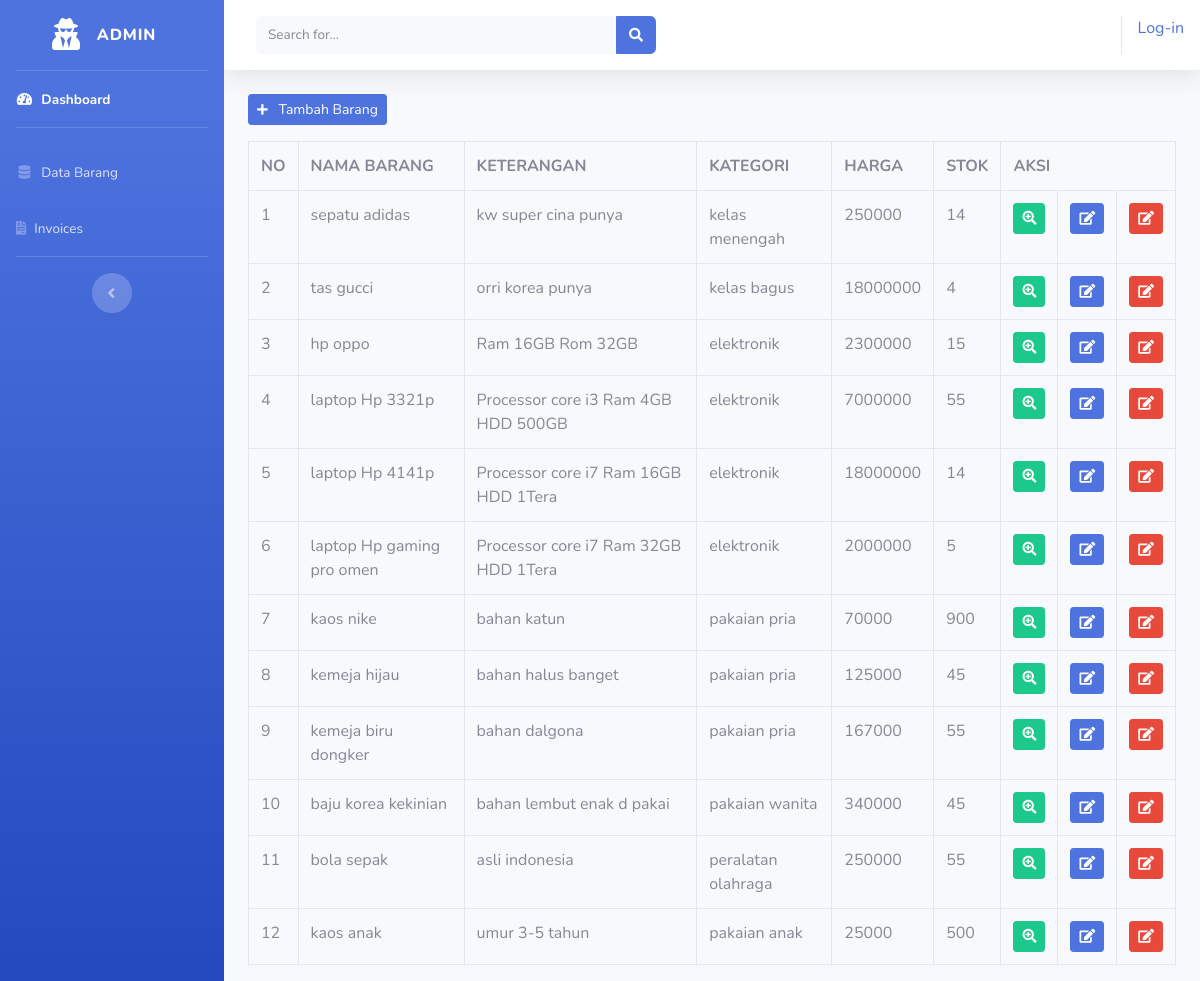
Page /index.php/admin/data_barang on the committed database.
### tables this page shows
CREATE TABLE `tb_barang` (
  `id_brg` int(11) NOT NULL,
  `nama_barang` varchar(120) NOT NULL,
  `keterangan` varchar(200) NOT NULL,
  `kategori` varchar(50) NOT NULL,
  `harga` int(11) NOT NULL,
  `stok` int(4) NOT NULL,
  `foto` varchar(1000) NOT NULL
);

### application/controllers/admin/data_barang.php (called while the page is built, shortened)
<?php
class Data_barang extends CI_Controller {
    public function index()
    {
        $data['barang']= $this->model_barang->tampil_data()->result();
        $this->load->view('templates_admin/header');
        $this->load->view('templates_admin/sidebar');
        $this->load->view('admin/data_barang', $data);
        $this->load->view('templates_admin/footer');
    }
}

### index.php (called while the page is built, shortened)
<?php
require_once BASEPATH.'core/CodeIgniter.php';

### application/models/model_barang.php (called while the page is built, shortened)
<?php
class Model_barang extends CI_Model {
    public function tampil_data()
    {
        return $this->db->get('tb_barang');
    }
}

### application/views/admin/data_barang.php (the view, shortened to what this page needs)
<div class="container-fluid">
    <button class="btn btn-sm btn-primary mb-3" data-toggle="modal" data-target="#tambah_barang" >
    <i class="fa  fa-sm fa-plus"></i>
    &nbsp; Tambah Barang</button>
    <table class="table table-bordered">
        <tr>
            <th>NO</th>
            <th>NAMA BARANG</th>
            <th>KETERANGAN</th>
            <th>KATEGORI</th>
            <th>HARGA</th>
            <th>STOK</th>
            <th colspan="3">AKSI</th>
        </tr>
        <?php
        $no=1;
        foreach($barang as $brg) : ?>
            <tr>
                <td><?php echo $no++ ?> </td>
                <td><?php echo $brg->nama_barang ?></td>
                <td><?php echo $brg->keterangan ?></td>
                <td><?php echo $brg->kategori ?></td>
                <td><?php echo $brg->harga ?></td>
                <td><?php echo $brg->stok ?></td>
                <td><div class="btn btn-success btn-sm"><i class="fas fa-search-plus"></i></div></td>
                <td><?php echo anchor('admin/data_barang/edit/' .$brg->id_brg, '<div class="btn btn-primary btn-sm"><i class="fas fa-edit"></i></div>') ?> </td>
                <td><?php echo anchor('admin/data_barang/hapus/' .$brg->id_brg, '<div class="btn btn-danger btn-sm"><i class="fas fa-edit"></i></div>') ?></td>
            </tr>
        <?php endforeach; ?>
    </table>
</div>

### rows in the picture
tb_barang: nama_barang "sepatu adidas", keterangan "kw super cina punya", kategori "kelas menengah", harga "250000", stok "14"
tb_barang: nama_barang "tas gucci", keterangan "orri korea punya", kategori "kelas bagus", harga "18000000", stok "4"
tb_barang: nama_barang "hp oppo", keterangan "Ram 16GB Rom 32GB", kategori "elektronik", harga "2300000", stok "15"
tb_barang: nama_barang "laptop Hp 3321p", keterangan "Processor core i3 Ram 4GB HDD 500GB", kategori "elektronik", harga "7000000", stok "55"
tb_barang: nama_barang "laptop Hp 4141p", keterangan "Processor core i7 Ram 16GB HDD 1Tera", kategori "elektronik", harga "18000000", stok "14"
tb_barang: nama_barang "laptop Hp gaming pro omen", keterangan "Processor core i7 Ram 32GB HDD 1Tera", kategori "elektronik", harga "2000000", stok "5"
tb_barang: nama_barang "kaos nike", keterangan "bahan katun", kategori "pakaian pria", harga "70000", stok "900"
tb_barang: nama_barang "kemeja hijau", keterangan "bahan halus banget", kategori "pakaian pria", harga "125000", stok "45"
tb_barang: nama_barang "kemeja biru dongker", keterangan "bahan dalgona", kategori "pakaian pria", harga "167000", stok "55"
tb_barang: nama_barang "baju korea kekinian", keterangan "bahan lembut enak d pakai", kategori "pakaian wanita", harga "340000", stok "45"
tb_barang: nama_barang "bola sepak", keterangan "asli indonesia", kategori "peralatan olahraga", harga "250000", stok "55"
tb_barang: nama_barang "kaos anak", keterangan "umur 3-5 tahun", kategori "pakaian anak", harga "25000", stok "500"

### other values in the picture
anchor('auth/login', 'Log-in') "Log-in"
